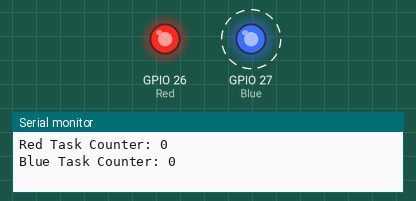
Bench run of a sketch on a simulated ESP32. Shown: output pins drawn as LEDs (lit = HIGH), the last lines printed to the serial monitor. Dashed ring = blinking.

Above: at 0.5 s.
At 8.5 s:
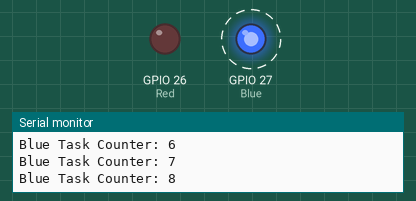
Timing chart, 0 to 13.0 s (numbered marks = the images above):
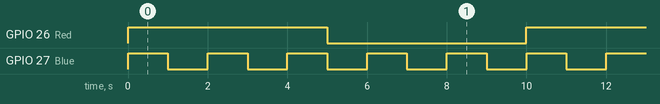

The sketch:

RTOSfirstPROJECT.ino
```cpp
int count1 = 0;
int count2 = 0;
#define Red 26
#define Blue 27

void RedTask(void * parameters)
{
for(;;)
{
Serial.print("Red Task Counter: ");
Serial.println(count1++);
digitalWrite(Red, HIGH);
vTaskDelay(5000 / portTICK_PERIOD_MS);
digitalWrite(Red, LOW);
Serial.print("Red Task Counter: ");
Serial.println(count1++);
vTaskDelay(5000 / portTICK_PERIOD_MS);

}
}

void BlueTask(void * parameters)
{
for(;;)
{
Serial.print("Blue Task Counter: ");
Serial.println(count2++);
digitalWrite(Blue, HIGH);
vTaskDelay(1000 / portTICK_PERIOD_MS);
digitalWrite(Blue, LOW);
Serial.print("Blue Task Counter: ");
Serial.println(count2++);
vTaskDelay(1000 / portTICK_PERIOD_MS);
}
}

void setup() {
  // put your setup code here, to run once:
pinMode(Red, OUTPUT);
pinMode(Blue, OUTPUT);

Serial.begin(9600);
xTaskCreatePinnedToCore(
RedTask,
"RedTask",
1000,
NULL,
1,
NULL,
0
);

xTaskCreatePinnedToCore(
BlueTask,
"BlueTask",
1000,
NULL,
1,
NULL,
1
);
}

void loop() {
  // put your main code here, to run repeatedly:
delay(1000);
}
```

Measured:
- by itself, GPIO 26 (Red): alternates HIGH for 5.0 s and LOW for 5.0 s
- by itself, GPIO 27 (Blue): alternates HIGH for 1.0 s and LOW for 1.0 s
- by itself, everything shown: repeats every 10.0 s, in 12 steps
